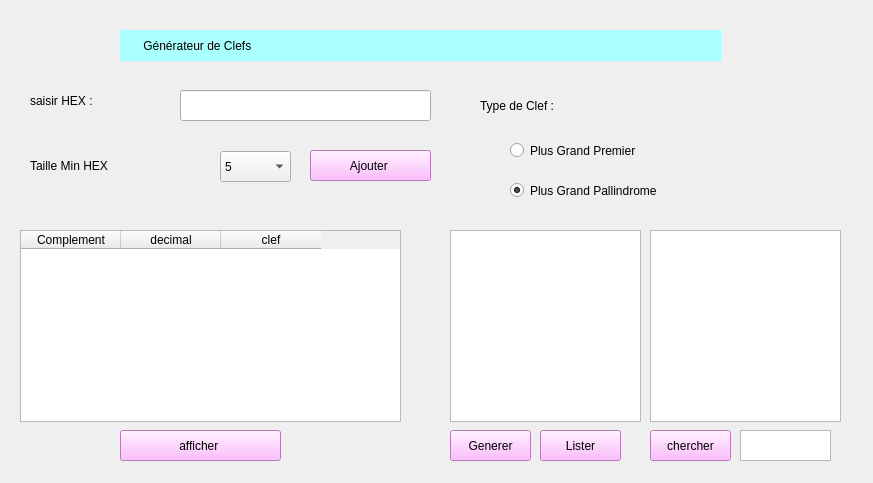
<?xml version="1.0" encoding="UTF-8"?>
<ui version="4.0">
 <class>w</class>
 <widget class="QWidget" name="w">
  <property name="geometry">
   <rect>
    <x>0</x>
    <y>0</y>
    <width>873</width>
    <height>483</height>
   </rect>
  </property>
  <property name="windowTitle">
   <string>Generateur_De_Clefs</string>
  </property>
  <property name="styleSheet">
   <string notr="true">border-color: rgb(0, 0, 0);</string>
  </property>
  <widget class="QLabel" name="label">
   <property name="geometry">
    <rect>
     <x>30</x>
     <y>90</y>
     <width>191</width>
     <height>21</height>
    </rect>
   </property>
   <property name="styleSheet">
    <string notr="true">font: 75 14pt &quot;Vijaya&quot;;</string>
   </property>
   <property name="text">
    <string>saisir HEX :</string>
   </property>
  </widget>
  <widget class="QLineEdit" name="ln1">
   <property name="geometry">
    <rect>
     <x>180</x>
     <y>90</y>
     <width>251</width>
     <height>31</height>
    </rect>
   </property>
  </widget>
  <widget class="QLabel" name="label_2">
   <property name="geometry">
    <rect>
     <x>120</x>
     <y>30</y>
     <width>601</width>
     <height>31</height>
    </rect>
   </property>
   <property name="styleSheet">
    <string notr="true">font: 75 20pt &quot;consolas&quot;;
background-color: rgb(170, 255, 255);</string>
   </property>
   <property name="text">
    <string>       Générateur de Clefs</string>
   </property>
  </widget>
  <widget class="QPushButton" name="bt1">
   <property name="geometry">
    <rect>
     <x>310</x>
     <y>150</y>
     <width>121</width>
     <height>31</height>
    </rect>
   </property>
   <property name="styleSheet">
    <string notr="true">font: 75 10pt &quot;Verdana&quot;;
background-color: rgb(255, 170, 255);</string>
   </property>
   <property name="text">
    <string>Ajouter </string>
   </property>
  </widget>
  <widget class="QLabel" name="label_3">
   <property name="geometry">
    <rect>
     <x>30</x>
     <y>150</y>
     <width>191</width>
     <height>31</height>
    </rect>
   </property>
   <property name="styleSheet">
    <string notr="true">font: 75 14pt &quot;Vijaya&quot;;</string>
   </property>
   <property name="text">
    <string>Taille Min HEX</string>
   </property>
  </widget>
  <widget class="QPushButton" name="bt4">
   <property name="geometry">
    <rect>
     <x>540</x>
     <y>430</y>
     <width>81</width>
     <height>31</height>
    </rect>
   </property>
   <property name="styleSheet">
    <string notr="true">font: 75 10pt &quot;Verdana&quot;;
background-color: rgb(255, 170, 255);</string>
   </property>
   <property name="text">
    <string>Lister</string>
   </property>
  </widget>
  <widget class="QPushButton" name="bt2">
   <property name="geometry">
    <rect>
     <x>120</x>
     <y>430</y>
     <width>161</width>
     <height>31</height>
    </rect>
   </property>
   <property name="styleSheet">
    <string notr="true">font: 75 10pt &quot;Verdana&quot;;
background-color: rgb(255, 170, 255);</string>
   </property>
   <property name="text">
    <string>afficher </string>
   </property>
  </widget>
  <widget class="QRadioButton" name="r1">
   <property name="geometry">
    <rect>
     <x>510</x>
     <y>140</y>
     <width>231</width>
     <height>21</height>
    </rect>
   </property>
   <property name="styleSheet">
    <string notr="true">font: 14pt &quot;MS Shell Dlg 2&quot;;</string>
   </property>
   <property name="text">
    <string>Plus Grand Premier</string>
   </property>
   <property name="checked">
    <bool>false</bool>
   </property>
  </widget>
  <widget class="QLabel" name="label_4">
   <property name="geometry">
    <rect>
     <x>480</x>
     <y>90</y>
     <width>191</width>
     <height>31</height>
    </rect>
   </property>
   <property name="styleSheet">
    <string notr="true">font: 75 14pt &quot;Vijaya&quot;;</string>
   </property>
   <property name="text">
    <string>Type de Clef :</string>
   </property>
  </widget>
  <widget class="QComboBox" name="comboBox">
   <property name="geometry">
    <rect>
     <x>220</x>
     <y>151</y>
     <width>71</width>
     <height>31</height>
    </rect>
   </property>
   <item>
    <property name="text">
     <string>5</string>
    </property>
   </item>
   <item>
    <property name="text">
     <string>10</string>
    </property>
   </item>
   <item>
    <property name="text">
     <string>15</string>
    </property>
   </item>
  </widget>
  <widget class="QRadioButton" name="r2">
   <property name="geometry">
    <rect>
     <x>510</x>
     <y>180</y>
     <width>261</width>
     <height>21</height>
    </rect>
   </property>
   <property name="styleSheet">
    <string notr="true">font: 14pt &quot;MS Shell Dlg 2&quot;;</string>
   </property>
   <property name="text">
    <string>Plus Grand Pallindrome</string>
   </property>
   <property name="checked">
    <bool>true</bool>
   </property>
  </widget>
  <widget class="QListWidget" name="lw2">
   <property name="geometry">
    <rect>
     <x>450</x>
     <y>230</y>
     <width>191</width>
     <height>192</height>
    </rect>
   </property>
  </widget>
  <widget class="QListWidget" name="lw1">
   <property name="geometry">
    <rect>
     <x>650</x>
     <y>230</y>
     <width>191</width>
     <height>192</height>
    </rect>
   </property>
  </widget>
  <widget class="QPushButton" name="bt5">
   <property name="geometry">
    <rect>
     <x>450</x>
     <y>430</y>
     <width>81</width>
     <height>31</height>
    </rect>
   </property>
   <property name="styleSheet">
    <string notr="true">font: 75 10pt &quot;Verdana&quot;;
background-color: rgb(255, 170, 255);</string>
   </property>
   <property name="text">
    <string>Generer</string>
   </property>
  </widget>
  <widget class="QPushButton" name="bt3">
   <property name="geometry">
    <rect>
     <x>650</x>
     <y>430</y>
     <width>81</width>
     <height>31</height>
    </rect>
   </property>
   <property name="styleSheet">
    <string notr="true">font: 75 10pt &quot;Verdana&quot;;
background-color: rgb(255, 170, 255);</string>
   </property>
   <property name="text">
    <string>chercher</string>
   </property>
  </widget>
  <widget class="QTextEdit" name="tE">
   <property name="geometry">
    <rect>
     <x>740</x>
     <y>430</y>
     <width>91</width>
     <height>31</height>
    </rect>
   </property>
  </widget>
  <widget class="QTableWidget" name="tab">
   <property name="geometry">
    <rect>
     <x>20</x>
     <y>230</y>
     <width>381</width>
     <height>192</height>
    </rect>
   </property>
   <column>
    <property name="text">
     <string>Complement</string>
    </property>
   </column>
   <column>
    <property name="text">
     <string>decimal</string>
    </property>
   </column>
   <column>
    <property name="text">
     <string>clef</string>
    </property>
   </column>
  </widget>
 </widget>
 <resources/>
 <connections/>
</ui>
